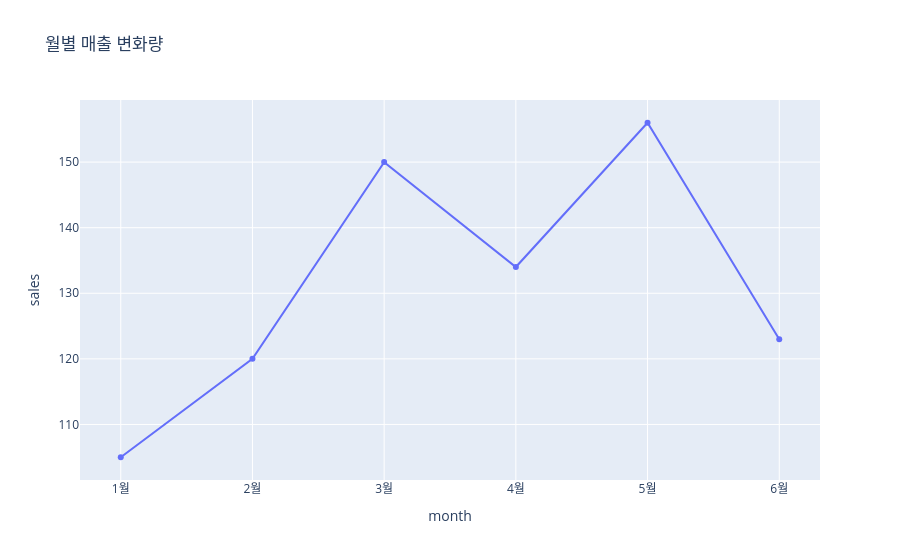

Notebook code cell kept with this figure:
### Code cell
df= pd.DataFrame({

    'month': ['1월','2월','3월','4월','5월','6월'],
    'sales' : [105,120,150,134,156,123]
})

fig = px.line( 
        df,
        x = 'month',
     y = 'sales',
     markers = True,
    title ='월별 매출 변화량 '
)

fig.show()

### Figure 1 — Plotly figure (JSON) as saved in the notebook; plotly's stock layout.template omitted (floating-point values rounded to 4 significant figures)
{"data": [{"hovertemplate": "month=%{x}<br>sales=%{y}<extra></extra>", "legendgroup": "", "line": {"color": "#636efa", "dash": "solid"}, "marker": {"symbol": "circle"}, "mode": "lines+markers", "name": "", "orientation": "v", "showlegend": false, "type": "scatter", "x": ["1월", "2월", "3월", "4월", "5월", "6월"], "xaxis": "x", "y": [105, 120, 150, 134, 156, 123], "yaxis": "y"}], "layout": {"legend": {"tracegroupgap": 0}, "title": {"text": "월별 매출 변화량 "}, "xaxis": {"anchor": "y", "domain": [0, 1], "title": {"text": "month"}}, "yaxis": {"anchor": "x", "domain": [0, 1], "title": {"text": "sales"}}}}
